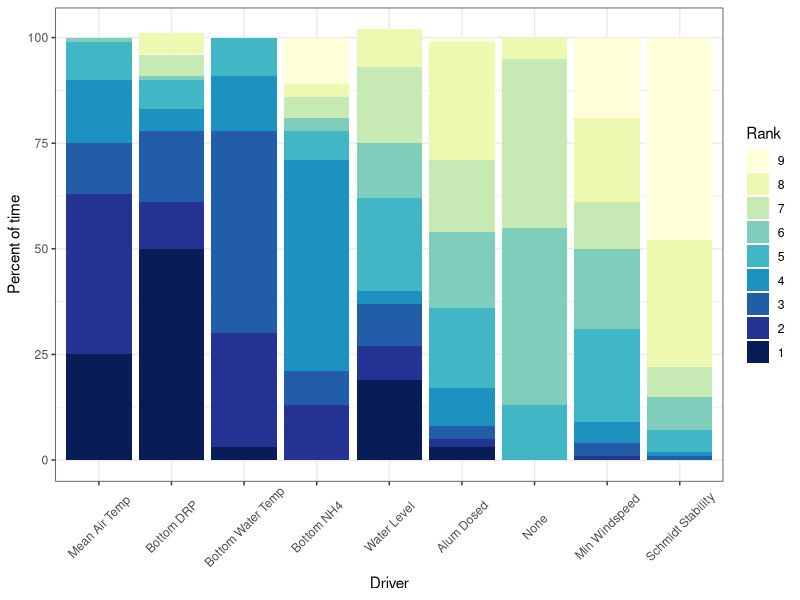
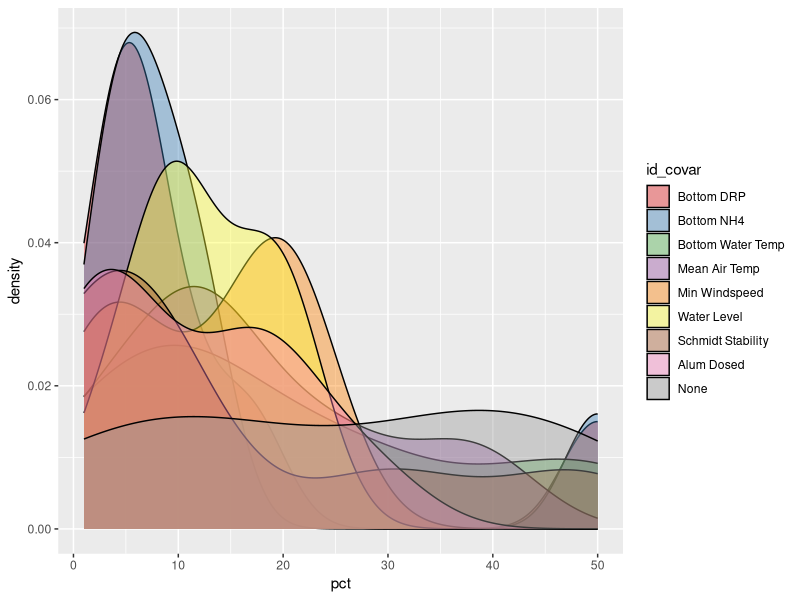
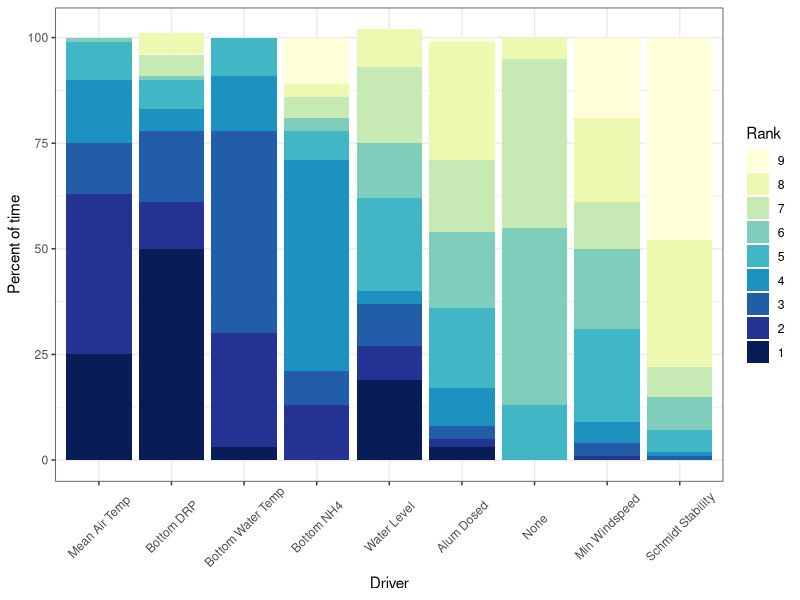

Write the R code that produced these figures, in order. (Note: this script raises an error after producing the figures.)
# calculate model rank
library(tidyverse)
library(RColorBrewer)
library(ggridges)

out <- read.csv('./data/processed_data/moving_window/model_output.csv')
################################################################################
# set up labels and levels of factor

out$id_covar <- factor(out$id_covar, 
                       levels = c("bottom_DRP_ugL", "bottom_NH4_ugL", "temp_C_8",
                                  "air_temp_mean", "windspeed_min", "monthly_avg_level_m",
                                  "schmidt_stability", "sum_alum", "none"),
                       labels = c("Bottom DRP", "Bottom NH4", "Bottom Water Temp",
                                  "Mean Air Temp", "Min Windspeed", "Water Level", 
                                  "Schmidt Stability", "Alum Dosed", "None"))


################################################################################
# calculate the difference across variables
out_prop <- out %>% 
  distinct(id_covar, iter_start, .keep_all = TRUE) %>% 
  select(id_covar:iter_end, start_date, end_date, r2) %>% 
  group_by(iter_start) %>% 
  mutate(diff_from_best = max(r2) - r2,
         rank = dense_rank(desc(r2)),
         r2_none = r2[id_covar=='None'],
         diff_from_none = r2 - r2_none,
         rank_AR = dense_rank(desc(diff_from_none)),
         aic_none = aic[id_covar=='None'],
         diff_from_none_aic = aic - aic_none,
         rank_aic = dense_rank(desc(diff_from_none_aic*-1))) #multiply by -1 to change the sign so positive is good for ranking purposes


################################################################################
# rank variables based on differences in R2 and AICc

out_prop_AR <- out_prop %>% 
  select(id_covar:rank_AR)

out_rank <- plyr::ddply(out_prop_AR, c("id_covar", "rank_AR"), \(x) {
  n <- nrow(x)
  pct <- round(n/length(unique(out_prop$iter_start))*100)
  return(data.frame(pct = pct))
})


# define colors for the right number of ranks
## define color palettes for the right number of variables
num_ranks <- length(unique(out_rank$rank_AR))
rank_pal <- colorRampPalette(brewer.pal(9, "YlGnBu"))(num_ranks)

out_rank <- out_rank %>% 
  group_by(rank_AR) %>% 
  arrange(pct) %>% 
  group_by(id_covar) %>% 
  mutate(sum_r2 = sum(pct*rank_AR))

rank <- ggplot(out_rank, aes(x = reorder(id_covar, sum_r2), y = pct, fill = fct_rev(as.factor(rank_AR)))) +
  geom_bar(stat = 'identity') +
  scale_fill_manual(values = rank_pal) +
  theme_bw() +
  ylab('Percent of time') +
  xlab('Driver') +
  labs(fill = 'Rank') +
  theme(axis.text.x = element_text(angle = 45, vjust = 0.55)) 
rank
ggsave('./figures/moving_window/MS/fig6_rank_barplot.png', rank, dpi = 300, units = 'mm', height = 400, width = 600, scale = 0.3)

col_no <- length(unique(out_rank$id_covar))
col_pal <- colorRampPalette(brewer.pal(9, "Set1"))(col_no)

ggplot(out_rank, aes(x = pct, fill = id_covar)) +
  geom_density(alpha = 0.4) +
  scale_fill_manual(values = col_pal)

b <- ggplot(out_rank, aes(x = rank_AR, y = id_covar, fill = id_covar)) +
  geom_boxplot() +
  scale_fill_manual(values = col_pal) +
  theme_bw() +
  scale_x_continuous(breaks = (1:9),  # Specify breaks for y-axis
                   labels = (1:9)) +
  labs(fill = 'Driver') +
  xlab('Rank') +
  ylab("") +
  theme(legend.position = 'none')


c <- ggplot(out_rank, aes(x = rank_AR, y = id_covar, fill = id_covar)) +
  geom_density_ridges() +
  scale_fill_manual(values = col_pal) +
  theme_bw() +
  scale_x_continuous(breaks = (1:9),  # Specify breaks for y-axis
                     labels = (1:9)) +
  labs(fill = 'Driver') +
  xlab('Rank') +
  ylab("") +
  theme(legend.position = 'none')


ggarrange(rank, b, labels = 'auto', widths = c(0.6, 0.4))
ggarrange(rank, c, labels = 'auto', widths = c(0.6, 0.4))

################################################
## for AIC
out_prop_aic <- out_prop %>% 
  select(id_covar:rank_aic)

out_rank <- plyr::ddply(out_prop_aic, c("id_covar", "rank_aic"), \(x) {
  n <- nrow(x)
  pct <- round(n/length(unique(out_prop$iter_start))*100)
  return(data.frame(pct = pct))
})



out_rank <- out_rank %>% 
  group_by(rank_aic) %>% 
  arrange(pct) %>% 
  group_by(id_covar) %>% 
  mutate(sum_aic = rev(sum(pct*rank_aic)))

out_rank$rank_aic

aic_rank <- ggplot(out_rank, aes(x = reorder(id_covar, sum_aic), y = pct, fill = fct_rev(as.factor(rank_aic)))) +
  geom_bar(stat = 'identity') +
  scale_fill_manual(values = rank_pal) +
  theme_bw() +
  ylab('Percent of time') +
  xlab('Covariate') +
  labs(fill = 'Rank') +
  theme(text=element_text(size=14),
        axis.text.x = element_text(angle = 45, vjust = 0.55)) 

aic_rank
ggsave('./figures/moving_window/rank_aic_barplot.png', 
       aic_rank, dpi = 300, units = 'mm', height = 400, width = 600, scale = 0.3)
